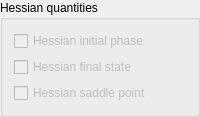
                                       <widget class="QGroupBox" name="HessianBox">
                                          <property name="enabled">
                                             <bool>true</bool>
                                          </property>
                                          <property name="title">
                                             <string>Hessian quantities</string>
                                          </property>
                                          <layout class="QVBoxLayout" name="verticalLayout_30">
                                             <item>
                                                <widget class="QCheckBox" name="HessInitCheck">
                                                   <property name="enabled">
                                                      <bool>false</bool>
                                                   </property>
                                                   <property name="text">
                                                      <string>Hessian initial phase</string>
                                                   </property>
                                                </widget>
                                             </item>
                                             <item>
                                                <widget class="QCheckBox" name="HessFinCheck">
                                                   <property name="enabled">
                                                      <bool>false</bool>
                                                   </property>
                                                   <property name="text">
                                                      <string>Hessian final state</string>
                                                   </property>
                                                </widget>
                                             </item>
                                             <item>
                                                <widget class="QCheckBox" name="HessSPCheck">
                                                   <property name="enabled">
                                                      <bool>false</bool>
                                                   </property>
                                                   <property name="text">
                                                      <string>Hessian saddle point</string>
                                                   </property>
                                                </widget>
                                             </item>
                                          </layout>
                                       </widget>
